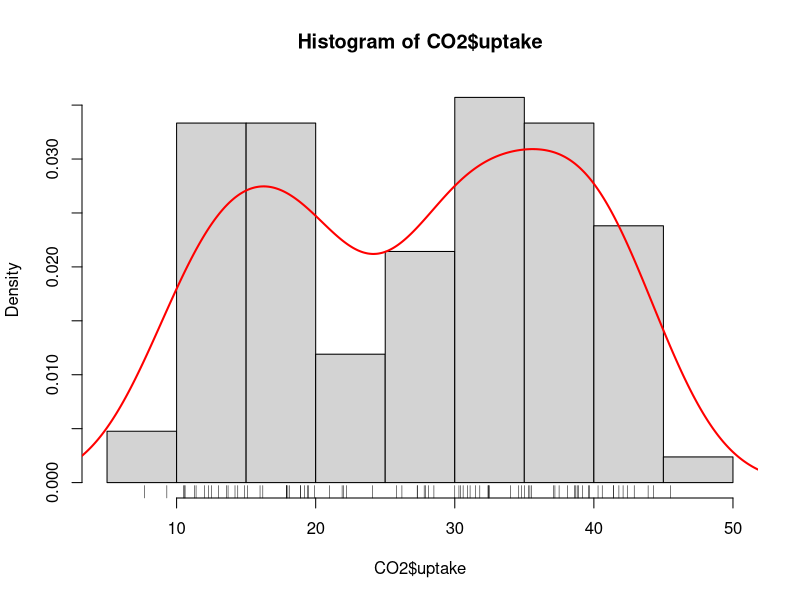
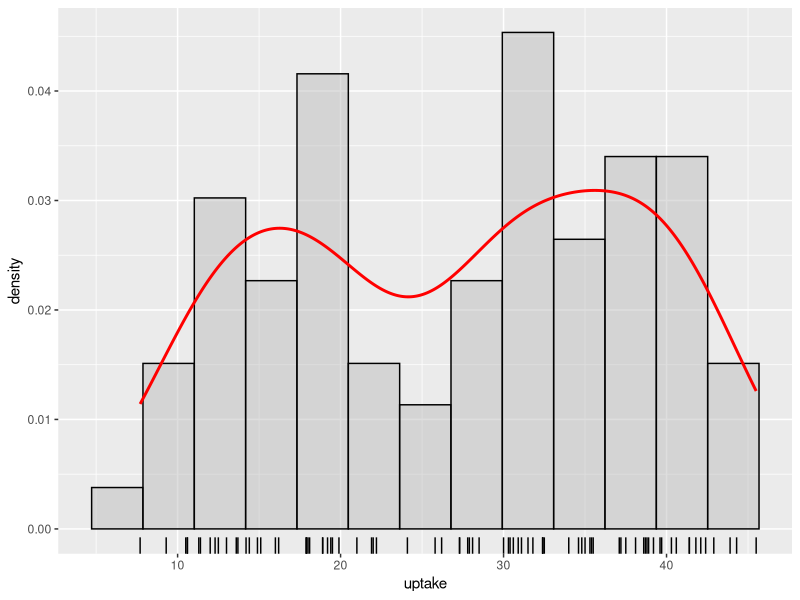
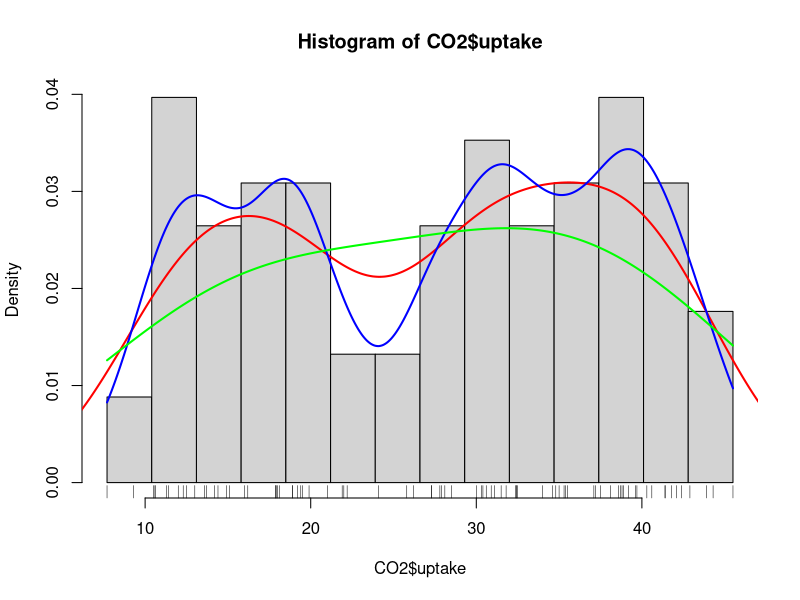
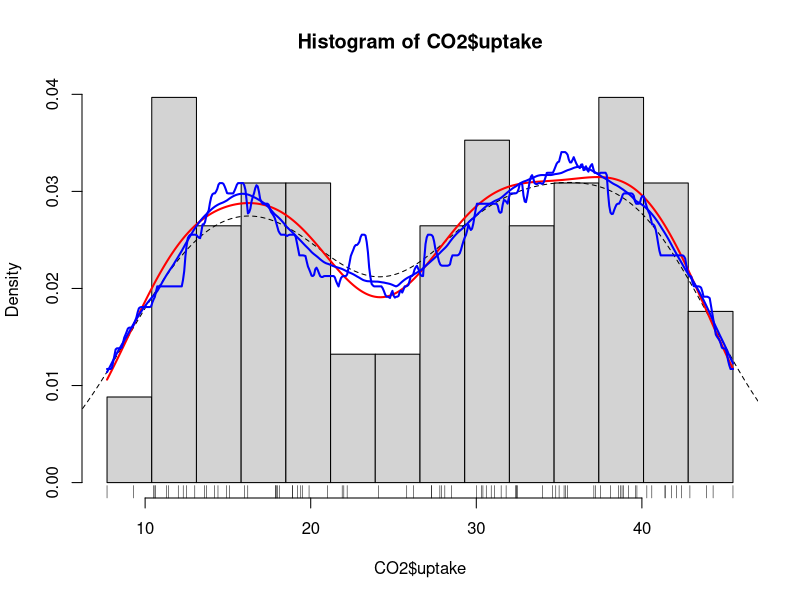

These charts were generated, in order, by the following R code:
cat("\014")
rm(list=ls())
library(dplyr)
library(ggplot2)

data(CO2)

hist(CO2$uptake, prob=T)
rug(CO2$uptake)
density(CO2$uptake) %>%
  lines(col = "red", lwd = 2)

ggplot(CO2, aes(x = uptake)) +
  geom_histogram(aes(y = ..density..), bins = 13, color = "black", fill = "grey", alpha = 0.5) +
  geom_density(col = "red", size = 1) + 
  geom_rug()

hist(CO2$uptake, prob=T, breaks = seq(min(CO2$uptake), max(CO2$uptake),length.out = 15))
rug(CO2$uptake)
density(CO2$uptake) %>%
  lines(col = "red", lwd = 2)
density(CO2$uptake, adjust = 0.5, cut = 0) %>%
  lines(col = "blue", lwd = 2)
density(CO2$uptake, adjust = 2, cut = 0) %>%
  lines(col = "green", lwd = 2)


hist(CO2$uptake, prob=T, breaks = seq(min(CO2$uptake), max(CO2$uptake),length.out = 15))
rug(CO2$uptake)
density(CO2$uptake) %>%
  lines(col = "black", lwd = 1, lty = 2)
density(CO2$uptake, bw = "SJ", cut = 0) %>% ## Default kernel is "gaussian") 
  lines(col = "red", lwd = 2)
density(CO2$uptake, kernel = "epanechnikov", bw = "SJ", cut = 0) %>%
  lines(col = "blue", lwd = 2)
density(CO2$uptake, kernel = "rectangular", bw = "SJ", cut = 0) %>%
  lines(col = "blue", lwd = 2)
